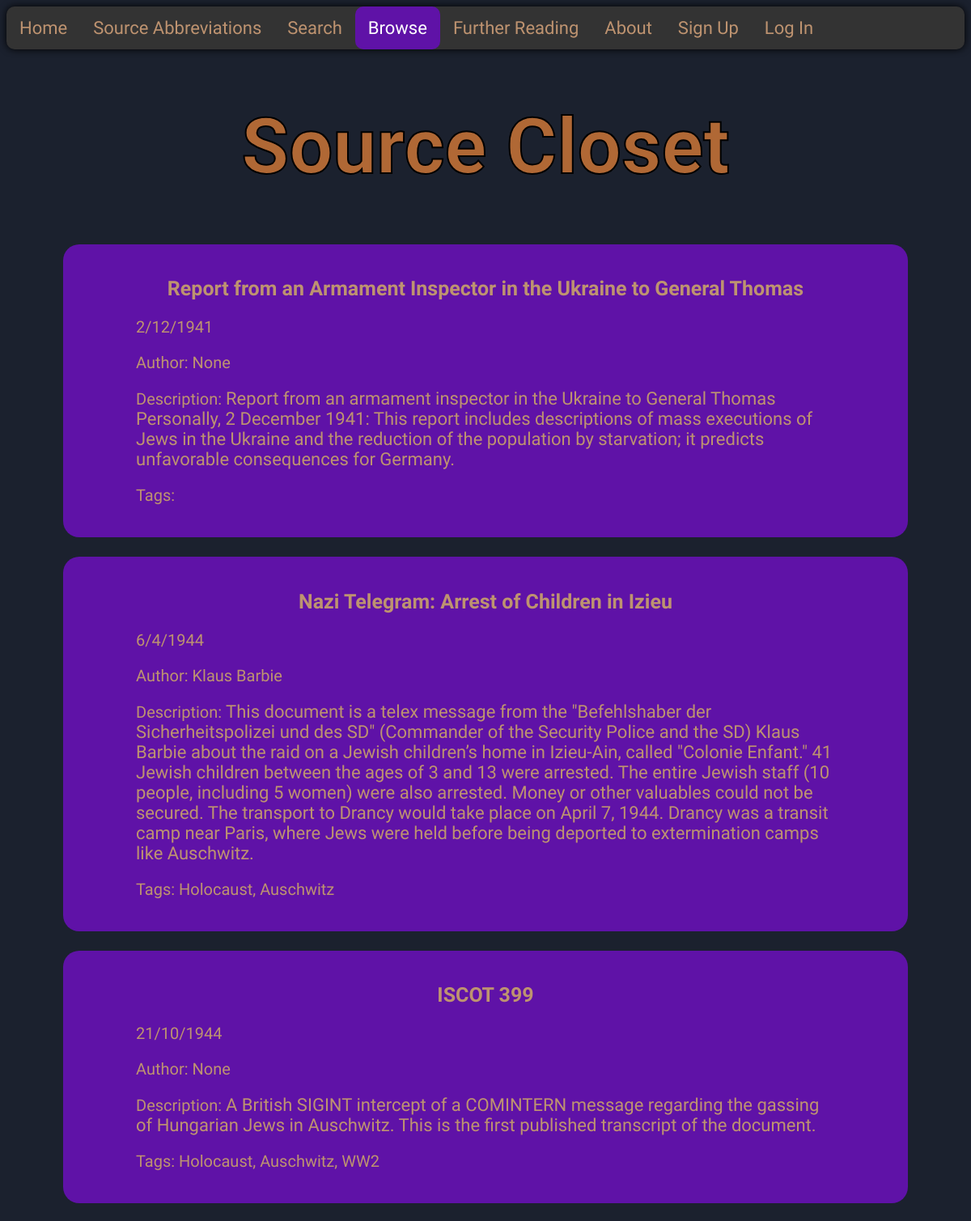
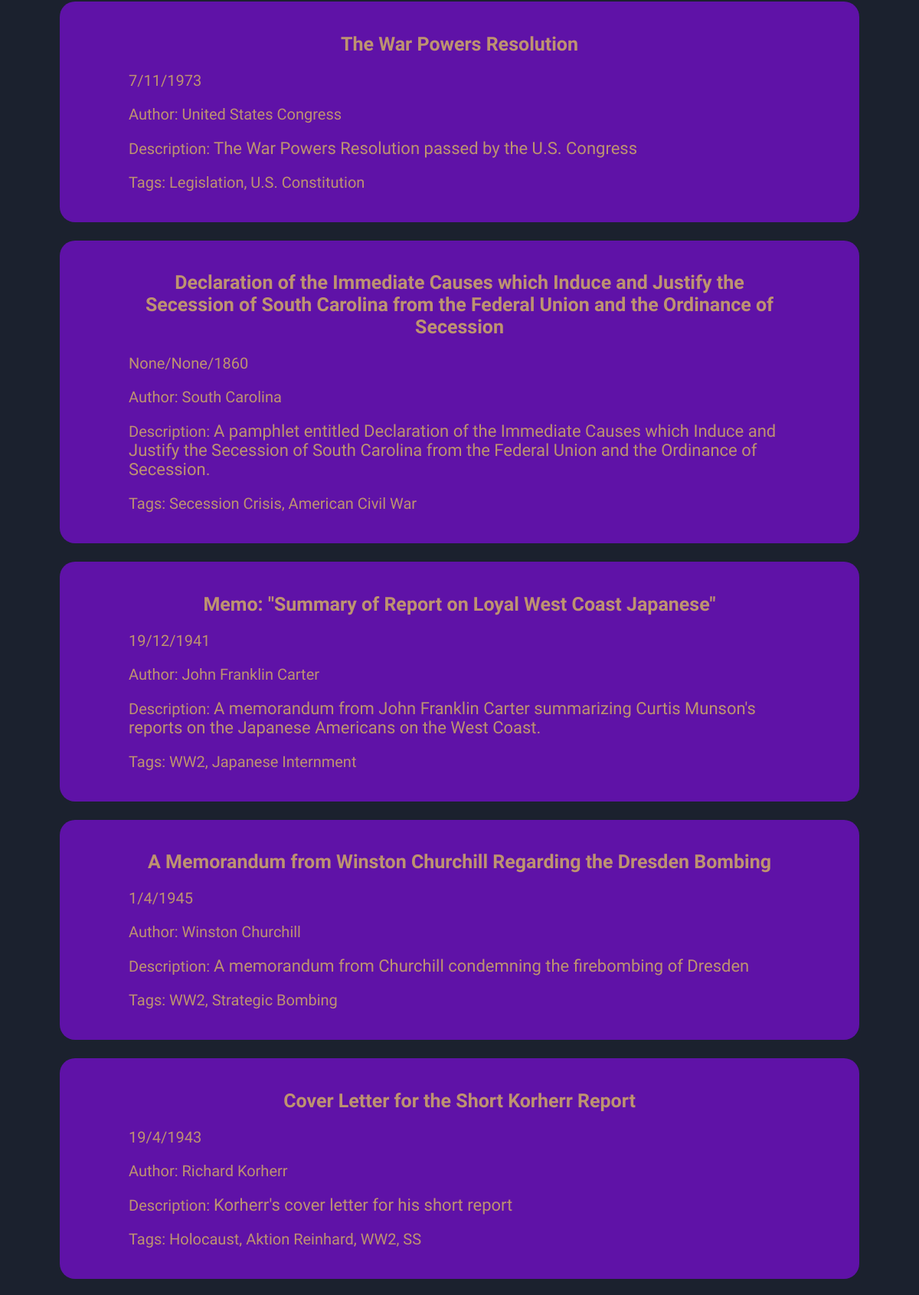
Screenshot of /browse (upper part) with the database file from the repository (2 pictures, top to bottom).
### tables this page shows
CREATE TABLE "SOURCES" (
	"ID"	INTEGER,
	"DESCRIPTION"	TEXT,
	"YEAR"	INTEGER,
	"MONTH"	INTEGER,
	"DATE"	INTEGER,
	"AUTHOR"	TEXT,
	"PATH"	TEXT,
	"LINK"	TEXT,
	"CITATION"	TEXT,
	"WIDTH"	INTEGER,
	"TITLE"	TEXT,
	"TRANS"	TEXT,
	"ATTR"	TEXT,
	"LICENSE_LINK"	TEXT,
	PRIMARY KEY("ID")
);

### app.py (the view)
@app.route('/browse')
def browse():
    sources = []
    conn = sqlite3.connect("sources.db")
    cursor = conn.cursor()
    src = cursor.execute("SELECT ID,DESCRIPTION,YEAR,MONTH,DATE,AUTHOR,PATH,LINK,CITATION,WIDTH,TITLE FROM SOURCES")
    src = src.fetchall()
    src_dict = {}
    for i in range(len(src)):
        cursor.execute("SELECT TAG FROM TAGS WHERE ID IN (SELECT TAG_ID FROM SRC_TAGS WHERE SRC_ID=?)", (src[i][0],))
        ts = cursor.fetchall()
        tags = [t[0] for t in ts]  # Fixed: properly extract tags from tuples
        src_dict[str(src[i][0])] = {
            "Description": src[i][1],
            "Year": src[i][2],
            "Month": src[i][3],
            "Date": src[i][4],
            "Author": src[i][5],
            "Path": src[i][6],
            "Tags": tags,
            "Link": src[i][7],
            "Source": src[i][8],
            "Width": src[i][9],
            "Title": src[i][10] if len(src[i]) > 10 else None
        }
    src = src_dict
    del src_dict
    ids = src.keys()
    ids = list(ids)
    random.shuffle(ids)
    for i in range(len(ids)):
        sources.append([src[ids[i]], ids[i]])
    conn.close()
    return render_template("browse.html", sources=sources, login=["user" in session.keys()][0])

### templates/browse.html (shortened to what this page needs)
<!DOCTYPE html>
<html lang="en">
<head>
    <link rel="stylesheet" href="{{ url_for('static', filename='styles/styles.css') }}">
</head>
<body>
<div class="topnav">
  <a href="{{url_for('index')}}">Home</a>
  <a href="{{url_for('sources_abbr')}}">Source Abbreviations</a>
  <a href="{{ url_for('search') }}">Search</a>
  <a class="active" href="{{ url_for('browse') }}">Browse</a>
  <a href="{{ url_for('further_reading') }}">Further Reading</a>
  <a href="{{ url_for('about') }}">About</a>
        {% if not login %}
            <a href="{{ url_for('signup') }}">Sign Up</a>
            <a href="{{ url_for('login') }}">Log In</a>
        {% else %}
            <a href="{{ url_for('logout') }}">Log Out</a>
            <a href="{{ url_for('profile') }}">Profile</a>
        {% endif %}
</div>
<h1 id="title">Source Closet</h1>
{% for src in sources %}
<a href="{{ url_for("source", id=src[1]) }}" class="src_link">
    <div class="source">
        <h2 class="src_heading">{{ src[0]["Title"] }}</h2>
        <p>{{ src[0]["Date"] }}/{{ src[0]["Month"] }}/{{ src[0]["Year"] }}</p>
        <p>Author: {{ src[0]["Author"] }}</p>
        <p>Description: <span class="desc" style="display: inline;">{{ src[0]["Description"] }}</span></p>
        <p>Tags: {{ ', '.join(src[0]["Tags"]) }}</p>
    </div>
</a>
<br>
{% endfor %}
<br>
</body>
</html>

### static/styles/styles.css (style rules this page uses)
.source { border-radius: 20px; background-color: rgb(95, 18, 167); padding-left: 90px; padding-right: 90px; padding-top: 20px; padding-bottom: 20px; margin-left: 70px; margin-right: 70px; }
#title { color: rgb(176, 104, 53); font-family: "Winky Sans"; text-align: center; -webkit-text-stroke: 2px black; }
h1 { text-align: center; }
.topnav { background-color: #333; overflow: hidden; border-radius: 10px; box-shadow: 0 0 10px rgba(0, 0,0); }
.topnav a { float: left; color: rgb(190, 147, 112); text-align: center; padding: 14px 16px; text-decoration: none; font-family: "Winky Sans", ui-rounded; font-size:22px; }
.topnav a.active { background-color: rgb(95, 18, 167); color: white; border-radius: 10px; }
body { overflow: auto; background-color: #1b212e; }
.src_heading { font-family: "Winky Sans"; font-size:25px; color: rgb(190, 147, 112); text-align: center; }
.desc { font-family: "Patrick Hand SC"; display: inline; font-size: 22px; }
.src_link { text-decoration: none; color: rgb(190, 147, 112); font-family: "Winky Sans"; font-size: 20px; }

### templates/browse.html (style rules this page uses)
#title { font-size: 6em; }

### rows the page displays
SOURCES: TITLE "Report from an Armament Inspector in the Ukraine to General Thomas", DATE "2", MONTH "12", YEAR "1941", DESCRIPTION "Report from an armament inspector in the Ukraine to General Thomas Personally, 2 December 1941: This report includes descriptions of mass executions of Jews in the Ukraine and the reduction of the population by starvation; it predicts unfavorable consequences for Germany."
SOURCES: TITLE "Nazi Telegram: Arrest of Children in Izieu", DATE "6", MONTH "4", YEAR "1944", AUTHOR "Klaus Barbie", DESCRIPTION "This document is a telex message from the \"Befehlshaber der Sicherheitspolizei und des SD\" (Commander of the Security Police and the SD) Klaus Barbie about the raid on a Jewish children’s home in Izieu-Ain, called \"Colonie Enfant.\" 41 Jewish children between the ages of 3 and 13 were arrested. The entire Jewish staff (10 people, including 5 women) were also arrested. Money or other valuables could not be secured. The transport to Drancy would take place on April 7, 1944. Drancy was a transit camp near Paris, where Jews were held before being deported to extermination camps like Auschwitz."
SOURCES: TITLE "ISCOT 399", DATE "21", MONTH "10", YEAR "1944", DESCRIPTION "A British SIGINT intercept of a COMINTERN message regarding the gassing of Hungarian Jews in Auschwitz. This is the first published transcript of the document."
SOURCES: TITLE "The War Powers Resolution", DATE "7", MONTH "11", YEAR "1973", AUTHOR "United States Congress", DESCRIPTION "The War Powers Resolution passed by the U.S. Congress"
SOURCES: TITLE "Declaration of the Immediate Causes which Induce and Justify the Secession of South Carolina from the Federal Union and the Ordinance of Secession", YEAR "1860", AUTHOR "South Carolina", DESCRIPTION "A pamphlet entitled Declaration of the Immediate Causes which Induce and Justify the Secession of South Carolina from the Federal Union and the Ordinance of Secession."
SOURCES: TITLE "Memo: \"Summary of Report on Loyal West Coast Japanese\"", DATE "19", MONTH "12", YEAR "1941", AUTHOR "John Franklin Carter", DESCRIPTION "A memorandum from John Franklin Carter summarizing Curtis Munson's reports on the Japanese Americans on the West Coast."
SOURCES: TITLE "A Memorandum from Winston Churchill Regarding the Dresden Bombing", DATE "1", MONTH "4", YEAR "1945", AUTHOR "Winston Churchill", DESCRIPTION "A memorandum from Churchill condemning the firebombing of Dresden"
SOURCES: TITLE "Cover Letter for the Short Korherr Report", DATE "19", MONTH "4", YEAR "1943", AUTHOR "Richard Korherr", DESCRIPTION "Korherr's cover letter for his short report"

### other values shown
{{ src[0]["Author"] }} "None" "None"
{{ ', '.join(src[0]["Tags"]) }} "Holocaust, Auschwitz" "Holocaust, Auschwitz, WW2" "Legislation, U.S. Constitution" "Secession Crisis, American Civil War" "WW2, Japanese Internment" "WW2, Strategic Bombing" "Holocaust, Aktion Reinhard, WW2, SS"
{{ src[0]["Date"] }} "None"
{{ src[0]["Month"] }} "None"
